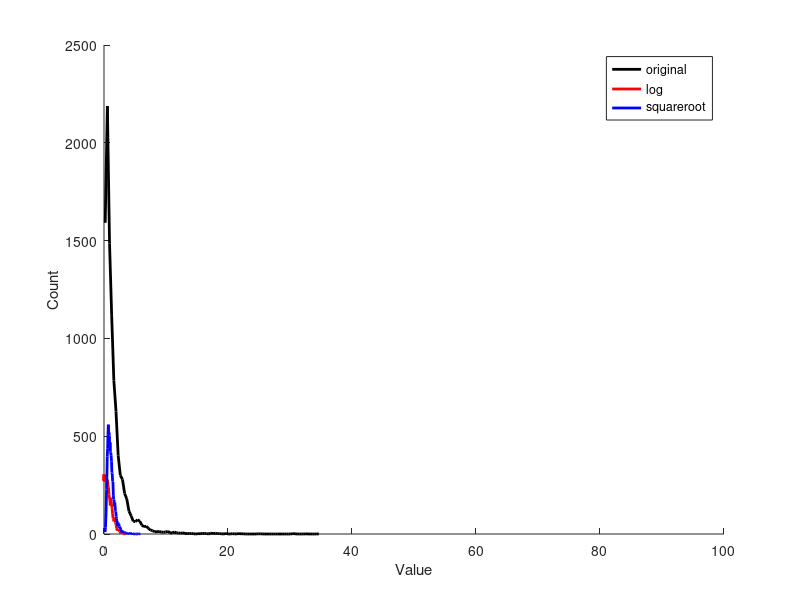
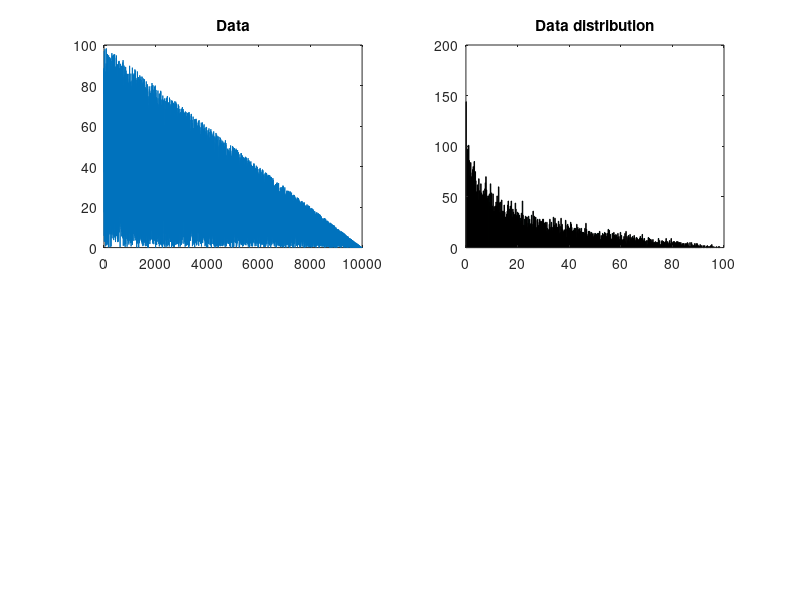

Write the MATLAB code that produced these figures, in order.

data = exp(2*randn(10000,1)/2);
[yo,xo] = hist(data,100);


%lograthmic data
datalog = log(data);
[yl,xl] = hist(datalog,100);

%sqrt data
datasqt = sqrt(data);
[ys,xs] = hist(datasqt,100);


figure(1),clf ,hold on
plot(xo,yo,'k','linew',2)
plot(xl,yl,'r','linew',2)
plot(xs,ys,'b','linew',2)


legend({'original';'log';'squareroot'})
set(gca,'xlim',[0,100])
xlabel('Value'), ylabel('Count')


%%
N = 10000;
data = linspace(100,.001,N) .* rand(1,N);

figure(2) ,clf
subplot(221)
plot(data)
title('Data')

subplot(222)
hist(data,round(N/20))
title('Data distribution')
